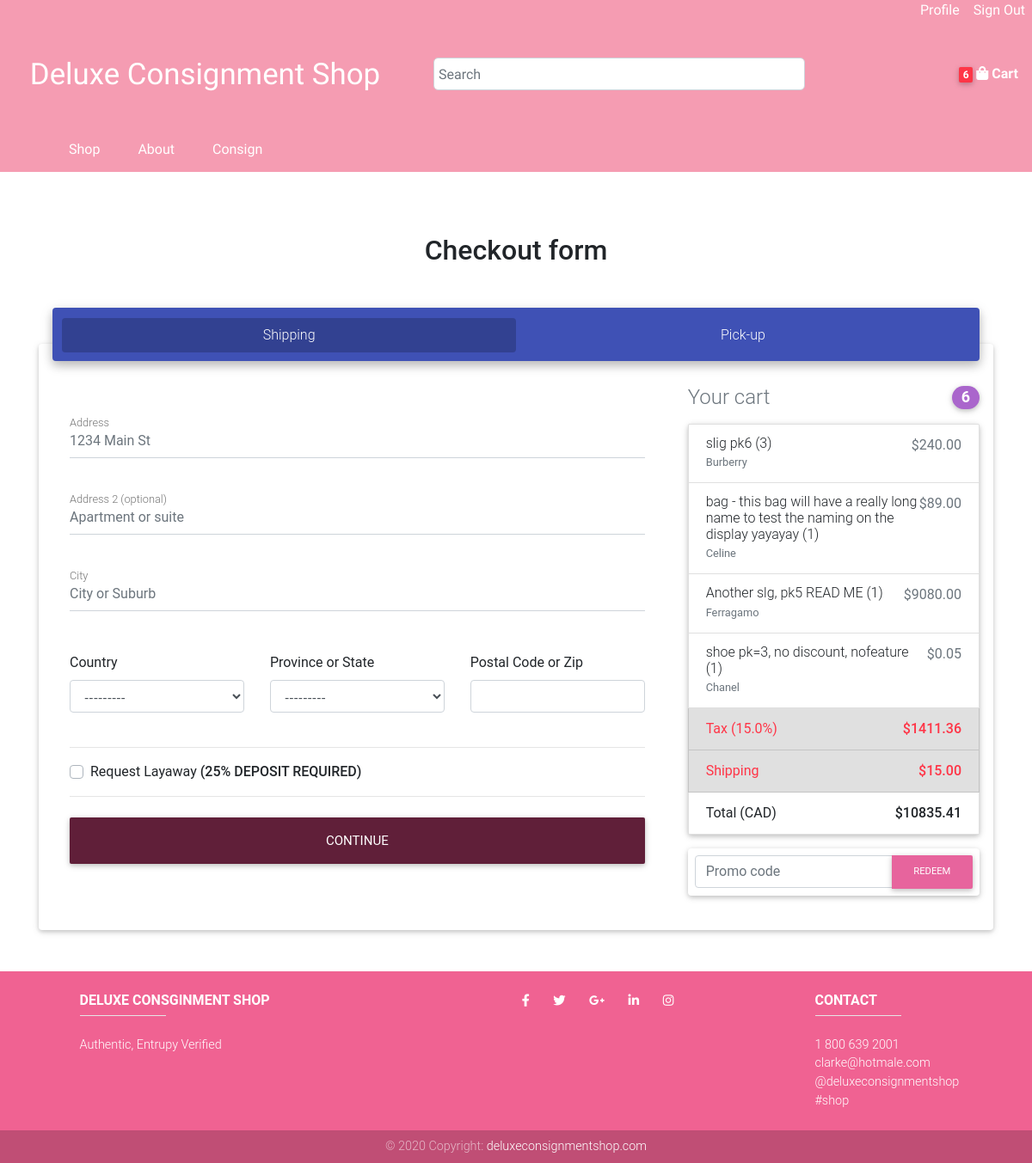
Screenshot of /checkout/ (signed in) with the database file from the repository.
### user/models.py (models this page shows, shortened)
class OrderItem(models.Model):
    product = models.ForeignKey(Product, on_delete=models.SET_NULL, null=True)
    order = models.ForeignKey(Order, on_delete=models.SET_NULL, null=True)
    quantity = models.IntegerField(default=0, null=True, blank=True)
    date_added = models.DateTimeField(auto_now_add=True)
    @property
    def get_total(self):
        return self.quantity * self.product.discount_price

class Order(models.Model):
    customer = models.ForeignKey(Customer, on_delete=models.SET_NULL, null=True, blank=True)
    coupon = models.ForeignKey('Coupon', on_delete=models.SET_NULL, null=True, blank=True)
    date_created = models.DateTimeField(auto_now_add=True)
    complete = models.BooleanField(default=False)
    delivery = models.CharField(max_length=100, choices=DELIVERY_OPTIONS, default='Pick-up',
                                null=True, blank=True)
    shipping_cost = models.FloatField(null=True, blank=True)
    layaway = models.BooleanField(default=False)
    tax = models.FloatField(null=True, blank=True)
    transaction_id = models.CharField(max_length=100, null=True)
    @property
    def get_cart_total(self):
        items = self.orderitem_set.all()
        total = sum([item.get_total for item in items])
        total = float(total)
        if self.coupon:
            total *= (1 - (self.coupon.discount_percentage/100))
        if self.tax:
            total *= 1 + (self.tax / 100)
        if self.shipping_cost:
            total += self.shipping_cost
        return total
    @property
    def get_cart_ontario_tax_total(self):
        items = self.orderitem_set.all()
        total = sum([item.get_total for item in items])
        total = float(total)
        if self.coupon:
            total *= (1 - (self.coupon.discount_percentage/100))
        total *= 1.13
        if self.shipping_cost:
            total += self.shipping_cost
        return total
    @property
    def get_cart_quantity(self):
        items = self.orderitem_set.all()
        return sum([item.quantity for item in items])
    @property
    def get_discount_total(self):
        if self.coupon:
            items = self.orderitem_set.all()
            total = float(sum([item.get_total for item in items]))
            total = total - total * (1 - (self.coupon.discount_percentage / 100))
            return total
        return 0
    @property
    def get_tax_total(self):
        if self.tax:
            items = self.orderitem_set.all()
            total = float(sum([item.get_total for item in items])) - self.get_discount_total
            total = total * (1 + (self.tax / 100)) - total
            return total
        return 0
    @property
    def get_ontario_tax_total(self):
        items = self.orderitem_set.all()
        total = float(sum([item.get_total for item in items])) - self.get_discount_total
        total = total * 1.13 - total
        return total

### store/models.py (models this page shows, shortened)
class Product(models.Model):
    name = models.CharField(max_length=200)
    brand = models.CharField(max_length=100, choices=BRAND_CHOICES, null=True)
    price = models.DecimalField(max_digits=99, decimal_places=2)
    discount_price = models.DecimalField(max_digits=99, decimal_places=2, blank=True, null=True)
    featured = models.BooleanField(default=False)
    thumbnail = models.ImageField(null=True, blank=True, upload_to='thumbnails')
    quantity = models.IntegerField(default=1)
    in_stock = models.BooleanField(default=True)
    date_created = models.DateTimeField(default=timezone.now)
    description = models.TextField(max_length=2000, null=True, blank=True)
    slug = models.SlugField(max_length=200, blank=True)
    @property
    def get_remove_from_cart_url(self):
        return reverse("shop:remove-from-cart", kwargs={
            'slug': self.slug
        })
    @property
    def get_brand(self):
        return self.get_brand_display()

### store/views.py (the view)
# urls.py: path('checkout/', store_views.checkout, name="checkout"),
def checkout(request):
    if request.user.is_authenticated:
        data = cartData(request)
    else:
        if 'code' in request.session:
            data = cookieCartData(request, code=request.session['code'])
        else:
            data = cookieCartData(request)
    order = data['order']
    items = data['items']
    cart_quantity = data['cart_quantity']
    cart_total = data['cart_total']
    products = Product.objects.all()
    form = ShippingAddressForm()
    pick_up_form = PickUpForm()
    coupon_form = CouponForm()
    context = {
        'products': products,
        'order': order,
        'items': items,
        'cart_quantity': cart_quantity,
        'cart_total': cart_total,
        'form': form,
        'pick_up_form': pick_up_form,
        'coupon_form': coupon_form
    }
    return render(request, 'store/checkout.html', context)

### user/forms.py
class PickUpForm(forms.Form):
    first_name = forms.CharField(widget=forms.TextInput(attrs={'class': 'form-control'}), max_length=100, required=False)
    last_name = forms.CharField(widget=forms.TextInput(attrs={'class': 'form-control'}), max_length=100, required=False)
    email = forms.EmailField(widget=forms.TextInput(attrs={'class': 'form-control'}), max_length=100, required=False)
    layaway2 = forms.BooleanField(widget=forms.CheckboxInput(attrs={'class': 'custom-control-input layaway'}), required=False)

### store/utils.py (called while the page is built)
def cartData(request):
    customer = request.user.customer
    order, created = Order.objects.get_or_create(customer=customer, complete=False)
    items = order.orderitem_set.all()
    cart_quantity = order.get_cart_quantity
    cart_total = order.get_cart_total
    return {'order': order, 'items': items, 'cart_quantity': cart_quantity, 'cart_total': cart_total}

### store/templates/store/checkout.html (shortened to what this page needs)
{% extends 'store/base.html' %}
{% load static %}
{% block content %}
<main class="mb-5 pt-4">
    <div class="container wow fadeIn">
        <h2 class="my-5 h2 text-center">Checkout form</h2>
        <ul class="nav nav-tabs nav-justified md-tabs indigo" id="myTabJust" role="tablist">
            <li class="nav-item">
                <a class="nav-link active" id="home-tab-just" data-toggle="tab" href="#home-just" role="tab"
                   aria-controls="home-just"
                   aria-selected="true">Shipping</a>
            </li>
            <li class="nav-item">
                <a class="nav-link" id="contact-tab-just" data-toggle="tab" href="#contact-just" role="tab"
                   aria-controls="contact-just"
                   aria-selected="false">Pick-up</a>
            </li>
        </ul>
        <div class="tab-content card pt-5" id="myTabContentJust">
            <div class="tab-pane fade show active" id="home-just" role="tabpanel" aria-labelledby="home-tab-just">
                {% include 'store/shipping.html' %}
            </div>
        </div>
    </div>
</main>
{% endblock content %}

### store/templates/store/shipping.html (shortened to what this page needs)
<div class="row">
    <div class="col-md-8 mb-4">
        <div class="">
            <form id="shipping_form" method="POST" action="" class="card-body delivery-form">
                <div class="md-form mb-5">
                    {{form.address}}
                    <label for="{{form.address.id_for_label}}" class="">Address</label>
                </div>
                <div class="md-form mb-5">
                    {{form.address2}}
                    <label for="{form.address2.id_for_label}}" class="">Address 2 (optional)</label>
                </div>
                <div class="md-form mb-5">
                    {{form.city}}
                    <label for="{{form.city.id_for_label}}" class="">City</label>
                </div>
                <div class="row">
                    <div class="col-lg-4 col-md-12 mb-4">
                        <label for="{{forms.country.id_for_label}}">Country</label>
                        {{form.country}}
                    </div>
                    <div class="col-lg-4 col-md-6 mb-4">
                        <label for="{{form.province.id_for_label}}">Province or State</label>
                        {{form.province}}
                    </div>
                    <div class="col-lg-4 col-md-6 mb-4">
                        <label for="{{form.postal_code.id_for_label}}">Postal Code or Zip</label>
                        {{form.postal_code}}
                    </div>
                </div>
                {% if cart_total >= 500 %}
                <hr>
                {% endif %}
                <div {% if cart_total >= 500 %} class="custom-control custom-checkbox"
                    {% else %} class="custom-control custom-checkbox hidden" {% endif %}>
                    <label class="custom-control-label" for="{{form.layaway.id_for_label}}">Request Layaway
                        <strong>(25% DEPOSIT REQUIRED)</strong></label>
                </div>
                <hr class="mb-4">
                <button id="continue-button" class="btn btn-primary btn-lg btn-block" type="submit">
                    Continue
                </button>
            </form>
        </div>
    </div>
    <div class="col-md-4 mb-4">
        <h4 class="d-flex justify-content-between align-items-center mb-3">
            <span class="text-muted">Your cart</span>
            <span class="badge badge-secondary badge-pill">{{cart_quantity}}</span>
        </h4>
        <ul class="list-group mb-3 z-depth-1">
            {% for item in items %}
            <li class="list-group-item d-flex justify-content-between lh-condensed">
                <div>
                    <h6 class="my-0">{{item.product.name}} ({{item.quantity}})</h6>
                    <small class="text-muted">{{item.product.get_brand}}</small>
                </div>
                <span class="text-muted">${{item.get_total}}</span>
            </li>
            {% endfor %}
            {% if not order.tax %}
            <li class="list-group-item d-flex justify-content-between lh-condensed bg-light tax-list-item hidden">
                <span class="text-danger tax-percent"></span>
                <strong class="text-danger tax-cost"></strong>
            </li>
            {% else %}
            <li class="list-group-item d-flex justify-content-between lh-condensed bg-light tax-list-item">
                <span class="text-danger tax-percent">Tax ({{order.tax}}%)</span>
                <strong class="text-danger tax-cost">${{order.get_tax_total|floatformat:2}}</strong>
            </li>
            {% endif %}
            {% if order.shipping_cost %}
            <li class="list-group-item d-flex justify-content-between lh-condensed bg-light">
                <span class="text-danger">Shipping</span>
                <strong class="text-danger shipping-cost">${{order.shipping_cost|floatformat:2}}</strong>
            </li>
            {% else %}
            <li class="list-group-item d-flex justify-content-between lh-condensed bg-light">
                <span class="text-danger">Shipping</span>
                <strong class="text-danger shipping-cost">TO BE CALCULATED</strong>
            </li>
            {% endif %}
            <li class="list-group-item d-flex justify-content-between">
                <span>Total (CAD)</span>
                <strong id="total-cost">${{cart_total|floatformat:2}}</strong>
            </li>
        </ul>
        <form method="POST" action="{% url 'user:add-coupon' %}" class="card p-2">
            <div class="input-group">
                {{coupon_form.code}}
                <div class="input-group-append">
                    <button class="btn btn-secondary btn-md waves-effect m-0" type="submit">Redeem
                    </button>
                </div>
            </div>
        </form>
    </div>
</div>

### static/css/nav.css (style rules this page uses)
* { margin: 0px; padding: 0px; box-sizing: border-box; }

### rows the page displays
OrderItem: product.name "slig pk6", quantity "3", product.get_brand "Burberry", get_total "240.00"
OrderItem: product.name "bag - this bag will have a really long name to test the naming on the display yayayay", quantity "1", product.get_brand "Celine", get_total "89.00"
OrderItem: product.name "Another slg, pk5 READ ME", quantity "1", product.get_brand "Ferragamo", get_total "9080.00"
OrderItem: product.name "shoe pk=3, no discount, nofeature", quantity "1", product.get_brand "Chanel", get_total "0.05"
Order: tax "15.0", get_tax_total "1411.36", shipping_cost "15.00"

### other values shown
{{ cart_quantity }} "6"
{{ cart_total|floatformat:2 }} "10835.41"
